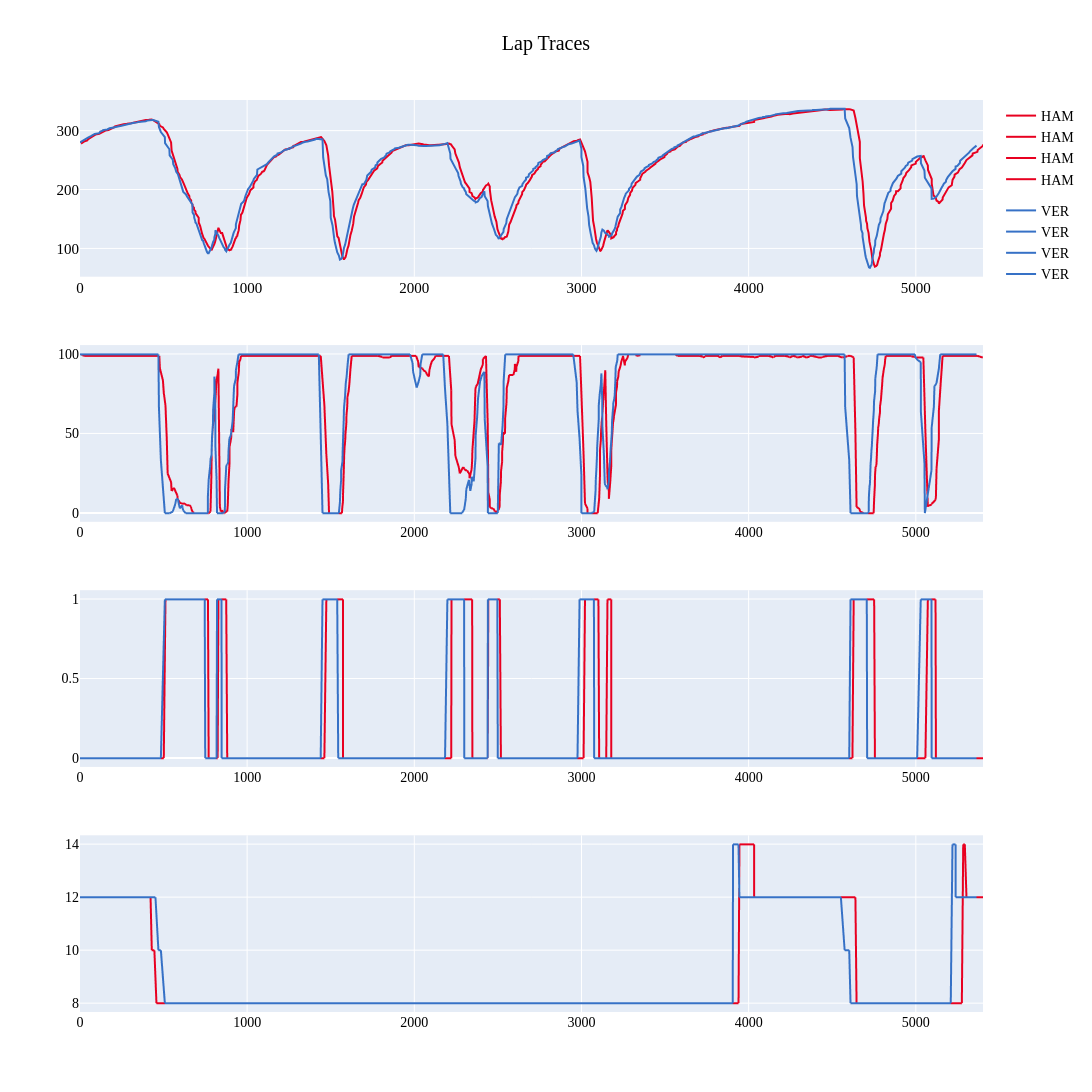

Notebook source saved alongside this figure:
### Code cell
#Plot as a subplot
import plotly.express as px
import plotly.subplots as sp


# For as many traces that exist per Express figure, get the
# traces from each plot and store them in an array.
# This is essentially breaking down the Express fig into it's traces
figure1_traces = []
figure2_traces = []
figure3_traces = []
figure4_traces = []

for trace in range(len(fig_speed["data"])):
    figure1_traces.append(fig_speed["data"][trace])
for trace in range(len(fig_throttle["data"])):
    figure2_traces.append(fig_throttle["data"][trace])
for trace in range(len(fig_brake["data"])):
    figure3_traces.append(fig_brake["data"][trace])
for trace in range(len(fig_drs["data"])):
    figure4_traces.append(fig_drs["data"][trace])

this_figure = sp.make_subplots(rows=4, cols=1)

for traces in figure1_traces:
    this_figure.append_trace(traces, row=1, col=1)
for traces in figure2_traces:
    this_figure.append_trace(traces, row=2, col=1)
for traces in figure3_traces:
    this_figure.append_trace(traces, row=3, col=1)
for traces in figure4_traces:
    this_figure.append_trace(traces, row=4, col=1)

this_figure.update_layout(height=1800, width=1800, title_text="Lap Traces")

this_figure.update_layout(
    title_x=0.5,
    yaxis = dict(tickfont = dict(size=15)),
    xaxis = dict(tickfont = dict(size=15)),
    hoverlabel=dict(
        bgcolor="white",
        font_size=16,
        font_family="PT Sans Narrow"
    ),
    font=dict(
        family="PT Sans Narrow",
        size=14,
        color="Black"
    ),
    title_font_family="PT Sans Narrow"
#  "Arial", "Balto", "Courier New", "Droid Sans", "Droid Serif", "Droid Sans Mono", "Gravitas One", "Old Standard TT", "Open Sans", "Overpass", "PT Sans Narrow", "Raleway", "Times New Roman"
)
this_figure.show()

### Figure 1 — Plotly figure (JSON) as saved in the notebook; plotly's stock layout.template omitted (floating-point values rounded to 4 significant figures; data arrays with more than 128 entries replaced by an {"elided": "..."} marker saying what was removed)
{"data": [{"hovertemplate": "<b>%{hovertext}</b><br><br>Driver=HAM<br>Dist_Diff_Sum=%{x}<br>Speed=%{y}<extra></extra>", "hovertext": {"elided": "690 str values"}, "legendgroup": "HAM", "line": {"color": "#E80020", "dash": "solid"}, "marker": {"symbol": "circle"}, "mode": "lines", "name": "HAM", "orientation": "v", "showlegend": true, "type": "scatter", "x": {"elided": "690 float values"}, "xaxis": "x", "y": {"elided": "690 float values"}, "yaxis": "y"}, {"hovertemplate": "<b>%{hovertext}</b><br><br>Driver=VER<br>Dist_Diff_Sum=%{x}<br>Speed=%{y}<extra></extra>", "hovertext": {"elided": "671 str values"}, "legendgroup": "VER", "line": {"color": "#3671C6", "dash": "solid"}, "marker": {"symbol": "circle"}, "mode": "lines", "name": "VER", "orientation": "v", "showlegend": true, "type": "scatter", "x": {"elided": "671 float values"}, "xaxis": "x", "y": {"elided": "671 float values"}, "yaxis": "y"}, {"hovertemplate": "<b>%{hovertext}</b><br><br>Driver=HAM<br>Dist_Diff_Sum=%{x}<br>Throttle=%{y}<extra></extra>", "hovertext": {"elided": "690 str values"}, "legendgroup": "HAM", "line": {"color": "#E80020", "dash": "solid"}, "marker": {"symbol": "circle"}, "mode": "lines", "name": "HAM", "showlegend": true, "type": "scattergl", "x": {"elided": "690 float values"}, "xaxis": "x2", "y": {"elided": "690 float values"}, "yaxis": "y2"}, {"hovertemplate": "<b>%{hovertext}</b><br><br>Driver=VER<br>Dist_Diff_Sum=%{x}<br>Throttle=%{y}<extra></extra>", "hovertext": {"elided": "671 str values"}, "legendgroup": "VER", "line": {"color": "#3671C6", "dash": "solid"}, "marker": {"symbol": "circle"}, "mode": "lines", "name": "VER", "showlegend": true, "type": "scattergl", "x": {"elided": "671 float values"}, "xaxis": "x2", "y": {"elided": "671 float values"}, "yaxis": "y2"}, {"hovertemplate": "<b>%{hovertext}</b><br><br>Driver=HAM<br>Dist_Diff_Sum=%{x}<br>Braking=%{y}<extra></extra>", "hovertext": {"elided": "690 str values"}, "legendgroup": "HAM", "line": {"color": "#E80020", "dash": "solid"}, "marker": {"symbol": "circle"}, "mode": "lines", "name": "HAM", "showlegend": true, "type": "scattergl", "x": {"elided": "690 float values"}, "xaxis": "x3", "y": {"elided": "690 int values"}, "yaxis": "y3"}, {"hovertemplate": "<b>%{hovertext}</b><br><br>Driver=VER<br>Dist_Diff_Sum=%{x}<br>Braking=%{y}<extra></extra>", "hovertext": {"elided": "671 str values"}, "legendgroup": "VER", "line": {"color": "#3671C6", "dash": "solid"}, "marker": {"symbol": "circle"}, "mode": "lines", "name": "VER", "showlegend": true, "type": "scattergl", "x": {"elided": "671 float values"}, "xaxis": "x3", "y": {"elided": "671 int values"}, "yaxis": "y3"}, {"hovertemplate": "<b>%{hovertext}</b><br><br>Driver=HAM<br>Dist_Diff_Sum=%{x}<br>DRS=%{y}<extra></extra>", "hovertext": {"elided": "690 str values"}, "legendgroup": "HAM", "line": {"color": "#E80020", "dash": "solid"}, "marker": {"symbol": "circle"}, "mode": "lines", "name": "HAM", "showlegend": true, "type": "scattergl", "x": {"elided": "690 float values"}, "xaxis": "x4", "y": {"elided": "690 int values"}, "yaxis": "y4"}, {"hovertemplate": "<b>%{hovertext}</b><br><br>Driver=VER<br>Dist_Diff_Sum=%{x}<br>DRS=%{y}<extra></extra>", "hovertext": {"elided": "671 str values"}, "legendgroup": "VER", "line": {"color": "#3671C6", "dash": "solid"}, "marker": {"symbol": "circle"}, "mode": "lines", "name": "VER", "showlegend": true, "type": "scattergl", "x": {"elided": "671 float values"}, "xaxis": "x4", "y": {"elided": "671 int values"}, "yaxis": "y4"}], "layout": {"font": {"color": "Black", "family": "PT Sans Narrow", "size": 14}, "height": 1800, "hoverlabel": {"bgcolor": "white", "font": {"family": "PT Sans Narrow", "size": 16}}, "title": {"font": {"family": "PT Sans Narrow"}, "text": "Lap Traces", "x": 0.5}, "width": 1800, "xaxis": {"anchor": "y", "domain": [0, 1], "tickfont": {"size": 15}}, "xaxis2": {"anchor": "y2", "domain": [0, 1]}, "xaxis3": {"anchor": "y3", "domain": [0, 1]}, "xaxis4": {"anchor": "y4", "domain": [0, 1]}, "yaxis": {"anchor": "x", "domain": [0.8063, 1], "tickfont": {"size": 15}}, "yaxis2": {"anchor": "x2", "domain": [0.5375, 0.7312]}, "yaxis3": {"anchor": "x3", "domain": [0.2687, 0.4625]}, "yaxis4": {"anchor": "x4", "domain": [0, 0.1938]}}}
